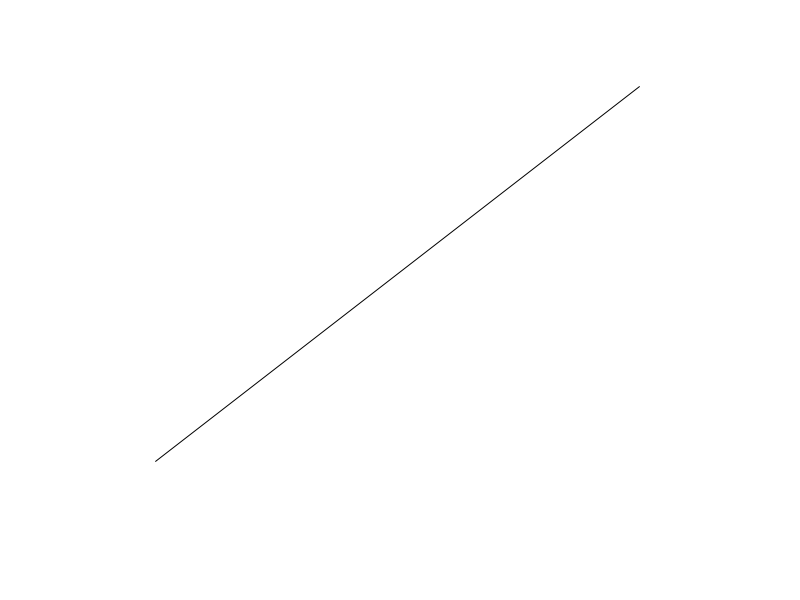
%> input picture hough-transform/regular-hough-transform/lines/line1.png, 800 x 600 px
$ octave hough_transform.m   (GNU Octave 9; MATLAB toolbox functions it lacks are replaced by stand-ins)
%> lines starting %> are read from the running program, lines starting %| are printed output that depends on the picture; in (x1, y1, x2, y2) boxes, pixels count from 0 and x2, y2 are one past the last pixel; in counts of white or black regions, pixels touching at a corner belong together; the program's own positions count from 1
% edge detection
img = rgb2gray(imread('./lines/line1.png'));
%> img: size 600x800 uint8; min 20, max 255, mean 254.7
img = edge(img, 'canny');
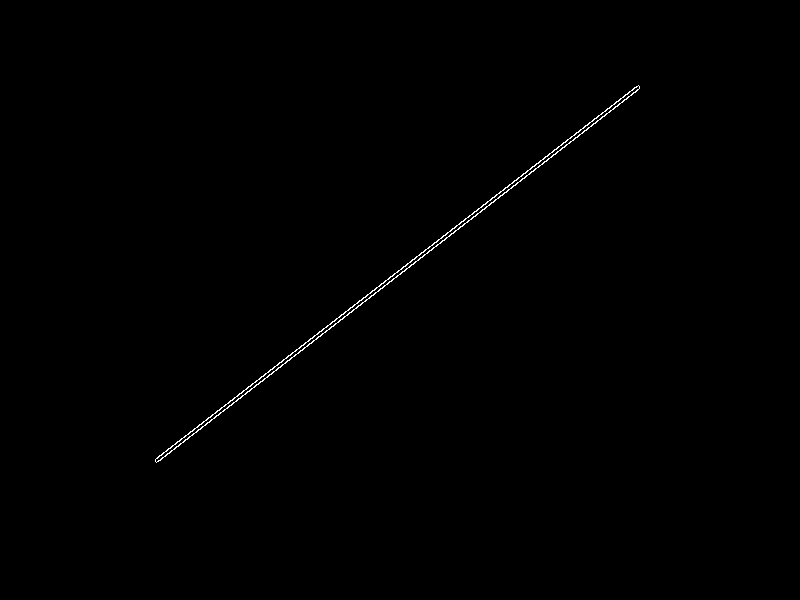
%> img: size 600x800 logical; 0.33% white in thin lines or dots, all inside (x1, y1, x2, y2) = (155, 85, 640, 463)
img = imfill(img,'holes');
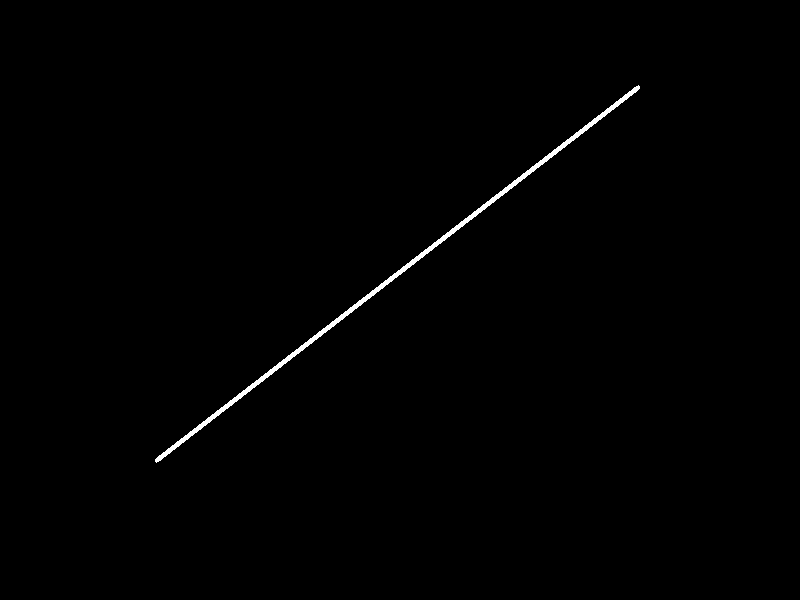
%> img: size 600x800 logical; 0.59% white; 1 white region, box (x1, y1, x2, y2) and area: (155, 85, 640, 463) 2837
img = bwmorph(img,'thin',inf);
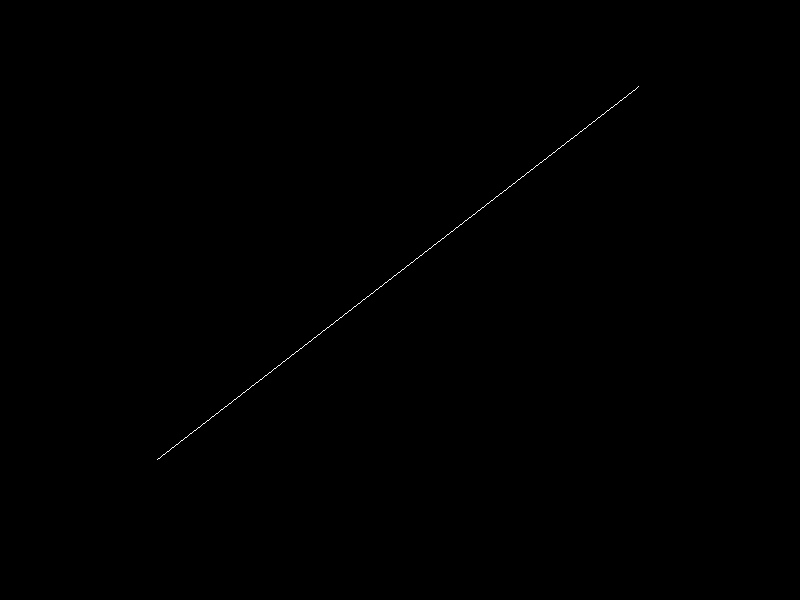
%> img: size 600x800 logical; 0.1% white in thin lines or dots, all inside (x1, y1, x2, y2) = (157, 86, 639, 460)

% get edge points
count = 1;
edgePoint = zeros(sum(img(:) == 1), 2);
for i = 1 : size(img, 1)
    for j = 1 : size(img, 2)
       if (img(i, j) == 1)
           edgePoint(count, :) = [i, j];
           count = count + 1;
       end
    end
end
%> after the loop, count = 483; edgePoint = 482 rows, first 12: [87 639; 88 638; 89 637; 90 636; 91 634; 91 635; 92 633; 93 632; 94 630; 94 631; 95 629; 96 628]

% Form an accumulator array and insert data into it
accumulator = zeros(1000, 4000);
for i = 1 : size(edgePoint, 1)
    y = edgePoint(i, 1);
    x = edgePoint(i, 2);
    for m = 1 : size(accumulator, 2)
        slope = (m - 2000) / 200;
        c = round(-x * slope + y);
        if (c >= 1 && c <= size(accumulator, 1))
            accumulator(c, m) = accumulator(c, m) + 1;
        end
    end
end
%> this loop made 482 passes
%> (y, x) on passes 1 to 3: (87, 639), (88, 638), (89, 637)

% Find maximum and draw plot
[c, m] = find(accumulator == max(accumulator(:)));
%> c = 583; m = 1845
m = (m - 2000) / 200;
%> m = -0.775
x_min = min(edgePoint(:,2));
%> x_min = 158
x_max = max(edgePoint(:,2));
%> x_max = 639
x = x_min : 1 : x_max;
%> x = 482 values from 158 to 639
y = x * m(1) + c(1);
%> y = 482 values, max 460.6 at index 1, min 87.77 at index 482, mean 274.2
imshow(img);
line(x, y, 'LineWidth',1);
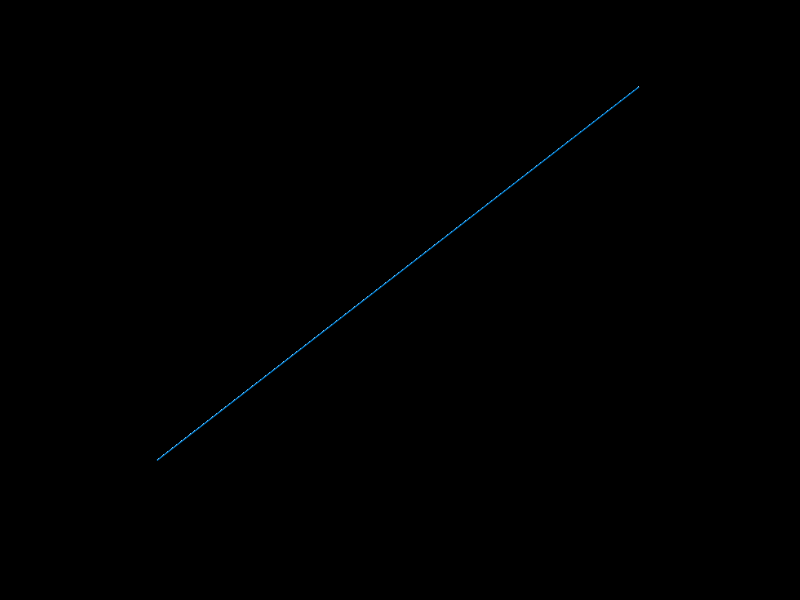
%> figure redrawn from the program's plot data
